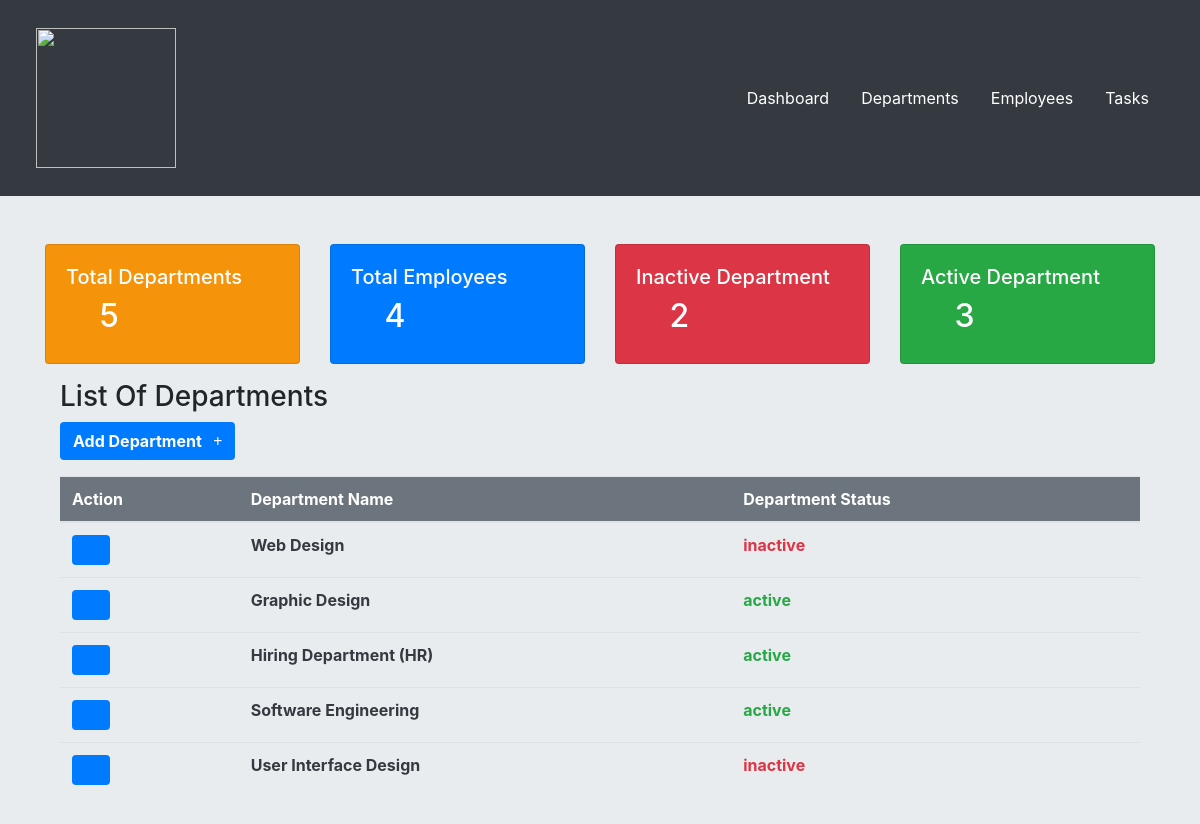
/add_department.php, run on the app's committed database.
### tables this page shows
CREATE TABLE `departments` (
  `departmentName` varchar(255) NOT NULL,
  `departmentStatus` varchar(255) NOT NULL
);

### add_department.php (the view, shortened to what this page needs)
<?php
	require("connection.php");
	$department_tbl = "departments";
	$depTbl = "departments";
	$depSql = "SELECT * FROM $depTbl";
	$depQuery = mysqli_query($connection,$depSql);
	$numOfDep = mysqli_num_rows($depQuery);
	$employeeTbl = "employees";
	$empSql = "SELECT * FROM $employeeTbl";
	$empQuery = mysqli_query($connection,$empSql);
	$numOfEmployees = mysqli_num_rows($empQuery);
	$active_dep_sql = "SELECT * FROM $depTbl WHERE departmentStatus = 'active'";
	$active_dep_query = mysqli_query($connection,$active_dep_sql);
	$num_active_dep = mysqli_num_rows($active_dep_query);
	$inactive_dep_sql = "SELECT * FROM $depTbl WHERE departmentStatus = 'inactive'";
	$inactive_dep_query = mysqli_query($connection,$inactive_dep_sql);
	$num_inactive_dep = mysqli_num_rows($inactive_dep_query);
?>
<html lang="en">
	<head>
		<link href="css/bootstrap.min.css" rel="stylesheet"/>
        <link rel="stylesheet" href="https://cdn.jsdelivr.net/gh/devicons/devicon@v2.15.1/devicon.min.css">
		<link href="css/all.min.css" rel="stylesheet"/>
		<link href="css/style.css" rel="stylesheet"/>
	</head>
	<body>
		<div class="nav-wrapper  bg-dark text-white">
			<div class="container nav-child-wrapper d-flex align-items-center">
				<div class="logo-wrapper text-center">
					<li class="nav-link">
						<a href="#">
							<img src="images/logo.png" height="180" class=" logo"/>
						</a>
					</li>
				</div>
				<div class="list-items-wrapper text-center container d-none d-sm-none d-md-flex justify-content-end">
					<li class="nav-link">
						<a href="dashboard.php" class="text-white">
							Dashboard
						</a>
					</li>
					<li class="nav-link">
						<a href="add_department.php" class="text-white">
							Departments
						</a>
					</li>
					<li class="nav-link">
						<a href="add_employee.php" class="text-white">
							Employees
						</a>
					</li>
					<li class="nav-link">
						<a href="add_task.php" class="text-white">
							Tasks
						</a>
					</li>
				</div>
			</div>
		</div>
		<div class="dashboard-wrapper">
			<div class="dashboard-child-wrapper container py-5">
				<div class="dashboard-content row">
					<div class="col-12 col-sm-12 col-md-3">
						<div class="card tot_department-card d-flex h-100">
							<div class="card-body">
								<h5 class="tot_department_caption text-white">Total Departments</h5>
								<h2 class="text-white dep_num_caption">
									<i class="fa-solid fa-users-gear"></i>
									<?php echo($numOfDep) ?>
								</h2>
							</div>
						</div>
					</div>
					<div class="col-12 col-sm-12 col-md-3">
						<div class="card tot_employees_card d-flex h-100 bg-primary">
							<div class="card-body">
								<h5 class="tot_employees_caption text-white">
									Total Employees
								</h5>
								<h2 class="text-white dep_num_caption">
									<i class="fa-solid fa-user-tie"></i>
									<?php echo($numOfEmployees) ?>
								</h2>
							</div>
						</div>
					</div>
					<div class="col-12 col-sm-12 col-md-3">
						<div class="card tot_inactive_card d-flex h-100 bg-danger">
							<div class="card-body">
								<h5 class="tot__inactive_dep_caption text-white">
									Inactive Department
								</h5>
								<h2 class="text-white dep_inactive_caption">
									<i class="fa-solid fa-user-large-slash"></i>
									<?php echo($num_inactive_dep) ?>
								</h2>
							</div>
						</div>
					</div>
					<div class="col-12 col-sm-12 col-md-3">
						<div class="card tot_active_card d-flex h-100 bg-success">
							<div class="card-body">
								<h5 class="tot__active_dep_caption text-white">
									Active Department
								</h5>
								<h2 class="text-white dep_active_caption">
									<i class="fa-solid fa-user"></i>
									<?php echo($num_active_dep) ?>
								</h2>
							</div>
						</div>
					</div>
				</div>
				<div class="table-wrapper py-2 container-fluid" style="overflow-x:auto;">
					<h3 class="mt-2">List Of Departments</h3>
					<form action="<?php echo($_SERVER['PHP_SELF']) ?>" method="POST">
						<button type="submit" name="add_department_btn" class="btn btn-md bg-primary text-white font-weight-bold">
							Add Department &nbsp; <i class="fa-solid fa-plus"></i>
						</button>
					</form>
					<table class="table mt-3" style="border-collapse:collapse">
						<thead class="bg-secondary">
							<tr>
								<th class="text-white" scope="col">Action</th>
								<th class="text-white"  scope="col">Department Name</th>
								<th class="text-white"  scope="col">Department Status</th>
							</tr>
						</thead>
						<tbody>
							<?php
								$sql = "SELECT * FROM $department_tbl";
								$results = mysqli_query($connection,$sql);
								if(mysqli_num_rows($results)>0){
									while($row = mysqli_fetch_assoc($results)){
										$departmentName = $row['departmentName'];
										$departmentStatus = $row['departmentStatus'];
							?>
								<tr>
									<form action="<?php echo(htmlspecialchars($_SERVER['PHP_SELF'])) ?>" method="post">
										<td class="text-dark">
											<div class="d-flex">
												<form action="<?php echo(htmlspecialchars($_SERVER['PHP_SELF'])) ?>" method="post">
													<button type="submit"  name="edit_dep_btn" class="btn bg-primary text-white">
														<i class="fas fa-edit"></i>
													</button>
												</form>
											</div>
										</td>
										<div class="tableValues">
											<td class="text-dark font-weight-bold" id="">
												<?php echo($departmentName) ?>
											</td>
											<?php
												if($departmentStatus == "active"){
													$statusColor = "text-success";
												}
												else{
													$statusColor = "text-danger";
												}
											?>
											<td class="font-weight-bold <?php echo($statusColor) ?>" id="">
												<?php echo($departmentStatus) ?>
											</td>
										</div>
									</form>
								</tr>
							<?php
									}
								}
							?>
						</tbody>
					</table>
				</div>
			</div>
		</div>
	</body>
</html>

### css/style.css (style rules this page uses)
* { margin:0; padding:0; list-style:none; text-decoration:none; }
body { background-color:#e9ecef; }
.nav-child-wrapper { max-width:1600px; padding:20px; }
.logo { height:140px; }
.tot_department-card { background-color:#f5930b !important; }
.tot_employees_card { background-color:#bd2130; }

### data on the page
departments: departmentName "Web Design", departmentStatus "inactive"
departments: departmentName "Graphic Design", departmentStatus "active"
departments: departmentName "Hiring Department (HR)", departmentStatus "active"
departments: departmentName "Software Engineering", departmentStatus "active"
departments: departmentName "User Interface Design", departmentStatus "inactive"

### other printed values
$numOfDep "5"
$numOfEmployees "4"
$num_inactive_dep "2"
$num_active_dep "3"
